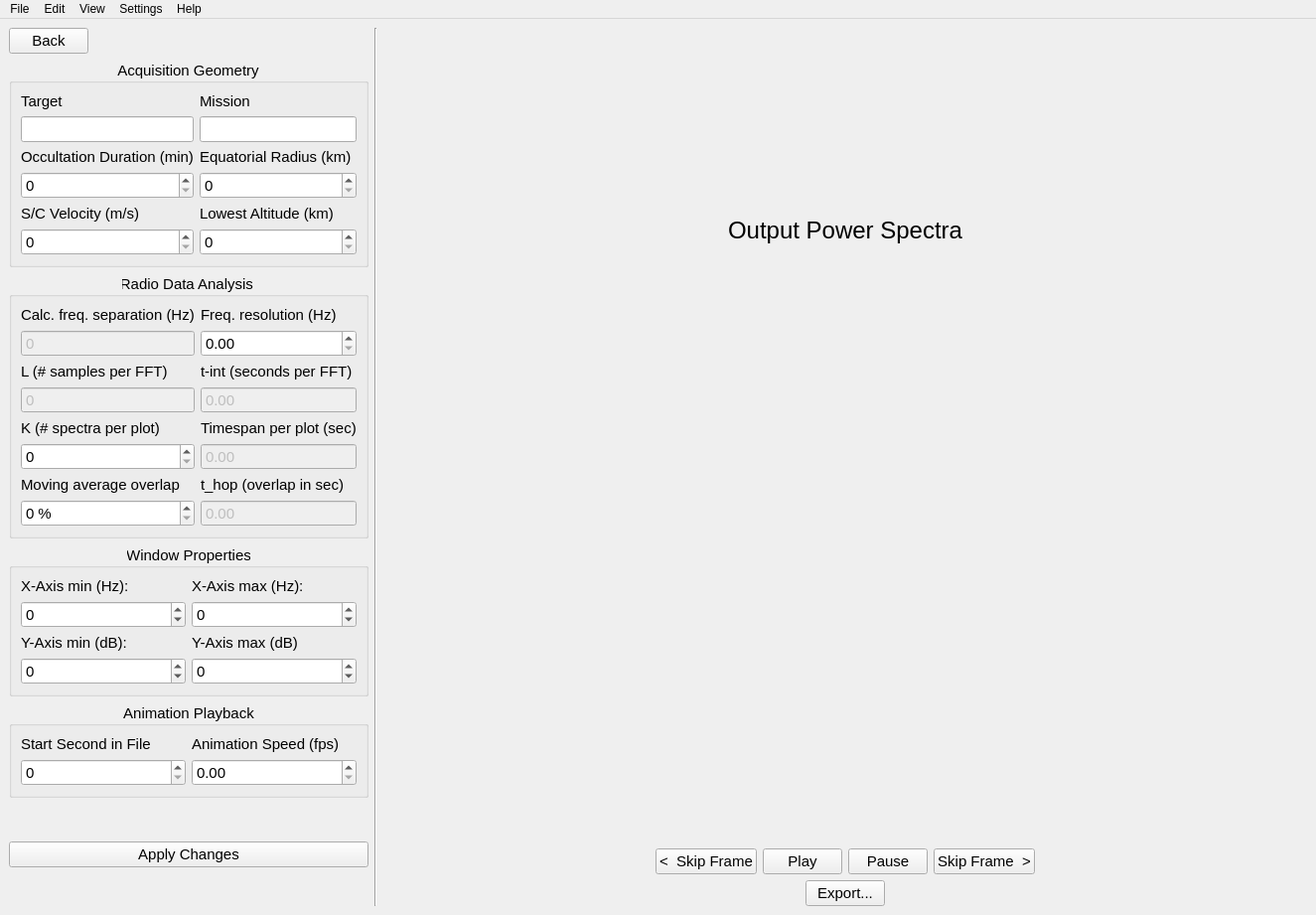
<?xml version="1.0" encoding="UTF-8"?>
<ui version="4.0">
 <class>MainWindow</class>
 <widget class="QMainWindow" name="MainWindow">
  <property name="geometry">
   <rect>
    <x>0</x>
    <y>0</y>
    <width>1325</width>
    <height>921</height>
   </rect>
  </property>
  <property name="font">
   <font>
    <family>Arial</family>
    <pointsize>9</pointsize>
    <weight>50</weight>
    <bold>false</bold>
   </font>
  </property>
  <property name="windowTitle">
   <string>MainWindow</string>
  </property>
  <widget class="QWidget" name="centralwidget">
   <property name="font">
    <font>
     <pointsize>9</pointsize>
    </font>
   </property>
   <layout class="QGridLayout" name="gridLayout">
    <item row="1" column="2">
     <layout class="QHBoxLayout" name="horizontalLayout" stretch="1,1,5">
      <item>
       <layout class="QVBoxLayout" name="vlayout_left">
        <item>
         <layout class="QHBoxLayout" name="horizontalLayout_7">
          <item>
           <widget class="QPushButton" name="btn_back">
            <property name="font">
             <font>
              <pointsize>11</pointsize>
             </font>
            </property>
            <property name="text">
             <string>Back</string>
            </property>
           </widget>
          </item>
          <item>
           <spacer name="horizontalSpacer_5">
            <property name="orientation">
             <enum>Qt::Horizontal</enum>
            </property>
            <property name="sizeHint" stdset="0">
             <size>
              <width>40</width>
              <height>20</height>
             </size>
            </property>
           </spacer>
          </item>
         </layout>
        </item>
        <item>
         <widget class="QGroupBox" name="group_aq_geometry">
          <property name="font">
           <font>
            <family>Arial</family>
            <pointsize>11</pointsize>
           </font>
          </property>
          <property name="title">
           <string>Acquisition Geometry</string>
          </property>
          <property name="alignment">
           <set>Qt::AlignCenter</set>
          </property>
          <layout class="QGridLayout" name="gridLayout_3">
           <item row="0" column="0">
            <widget class="QLabel" name="lbl_target">
             <property name="font">
              <font>
               <family>Arial</family>
               <pointsize>11</pointsize>
              </font>
             </property>
             <property name="text">
              <string>Target</string>
             </property>
            </widget>
           </item>
           <item row="2" column="0">
            <widget class="QLabel" name="lbl_occ_duration">
             <property name="font">
              <font>
               <family>Arial</family>
               <pointsize>11</pointsize>
              </font>
             </property>
             <property name="text">
              <string>Occultation Duration (min)</string>
             </property>
            </widget>
           </item>
           <item row="2" column="1">
            <widget class="QLabel" name="lbl_eq_radius">
             <property name="font">
              <font>
               <family>Arial</family>
               <pointsize>11</pointsize>
              </font>
             </property>
             <property name="text">
              <string>Equatorial Radius (km)</string>
             </property>
            </widget>
           </item>
           <item row="0" column="1">
            <widget class="QLabel" name="lbl_mission">
             <property name="font">
              <font>
               <family>Arial</family>
               <pointsize>11</pointsize>
              </font>
             </property>
             <property name="text">
              <string>Mission</string>
             </property>
            </widget>
           </item>
           <item row="4" column="1">
            <widget class="QLabel" name="lbl_lowest_alt">
             <property name="font">
              <font>
               <family>Arial</family>
               <pointsize>11</pointsize>
              </font>
             </property>
             <property name="text">
              <string>Lowest Altitude (km)</string>
             </property>
            </widget>
           </item>
           <item row="4" column="0">
            <widget class="QLabel" name="lbl_sc_veolcity">
             <property name="font">
              <font>
               <family>Arial</family>
               <pointsize>11</pointsize>
              </font>
             </property>
             <property name="text">
              <string>S/C Velocity (m/s)</string>
             </property>
            </widget>
           </item>
           <item row="3" column="0">
            <widget class="QDoubleSpinBox" name="spin_occ_duration">
             <property name="decimals">
              <number>0</number>
             </property>
             <property name="maximum">
              <double>1000.000000000000000</double>
             </property>
            </widget>
           </item>
           <item row="3" column="1">
            <widget class="QDoubleSpinBox" name="spin_eq_radius">
             <property name="decimals">
              <number>0</number>
             </property>
             <property name="maximum">
              <double>100000.000000000000000</double>
             </property>
            </widget>
           </item>
           <item row="5" column="0">
            <widget class="QDoubleSpinBox" name="spin_sc_velocity">
             <property name="decimals">
              <number>0</number>
             </property>
             <property name="maximum">
              <double>10000.000000000000000</double>
             </property>
            </widget>
           </item>
           <item row="5" column="1">
            <widget class="QDoubleSpinBox" name="spin_lowest_alt">
             <property name="decimals">
              <number>0</number>
             </property>
             <property name="maximum">
              <double>10000.000000000000000</double>
             </property>
            </widget>
           </item>
           <item row="1" column="0">
            <widget class="QLineEdit" name="line_edit_target">
             <property name="readOnly">
              <bool>true</bool>
             </property>
            </widget>
           </item>
           <item row="1" column="1">
            <widget class="QLineEdit" name="line_edit_mission">
             <property name="readOnly">
              <bool>true</bool>
             </property>
            </widget>
           </item>
          </layout>
         </widget>
        </item>
        <item>
         <widget class="QGroupBox" name="group_radio_analysis">
          <property name="font">
           <font>
            <family>Arial</family>
            <pointsize>11</pointsize>
           </font>
          </property>
          <property name="title">
           <string>Radio Data Analysis </string>
          </property>
          <property name="alignment">
           <set>Qt::AlignCenter</set>
          </property>
          <layout class="QGridLayout" name="gridLayout_4">
           <item row="0" column="0">
            <widget class="QLabel" name="lbl_freq_separation">
             <property name="font">
              <font>
               <family>Arial</family>
               <pointsize>11</pointsize>
              </font>
             </property>
             <property name="text">
              <string>Calc. freq. separation (Hz)</string>
             </property>
            </widget>
           </item>
           <item row="5" column="0">
            <widget class="QDoubleSpinBox" name="spin_k_spec">
             <property name="enabled">
              <bool>true</bool>
             </property>
             <property name="font">
              <font>
               <family>Arial</family>
               <pointsize>11</pointsize>
              </font>
             </property>
             <property name="decimals">
              <number>0</number>
             </property>
             <property name="maximum">
              <double>1000.000000000000000</double>
             </property>
            </widget>
           </item>
           <item row="3" column="1">
            <widget class="QDoubleSpinBox" name="spin_t_int">
             <property name="enabled">
              <bool>false</bool>
             </property>
             <property name="buttonSymbols">
              <enum>QAbstractSpinBox::NoButtons</enum>
             </property>
             <property name="decimals">
              <number>2</number>
             </property>
             <property name="maximum">
              <double>1000.000000000000000</double>
             </property>
            </widget>
           </item>
           <item row="4" column="0">
            <widget class="QLabel" name="lbl_k_spec">
             <property name="font">
              <font>
               <family>Arial</family>
               <pointsize>11</pointsize>
              </font>
             </property>
             <property name="text">
              <string>K (# spectra per plot)</string>
             </property>
            </widget>
           </item>
           <item row="7" column="1">
            <widget class="QDoubleSpinBox" name="spin_t_hop">
             <property name="enabled">
              <bool>false</bool>
             </property>
             <property name="buttonSymbols">
              <enum>QAbstractSpinBox::NoButtons</enum>
             </property>
             <property name="maximum">
              <double>1000.000000000000000</double>
             </property>
            </widget>
           </item>
           <item row="2" column="1">
            <widget class="QLabel" name="lbl_t_int">
             <property name="font">
              <font>
               <family>Arial</family>
               <pointsize>11</pointsize>
              </font>
             </property>
             <property name="text">
              <string>t-int (seconds per FFT)</string>
             </property>
            </widget>
           </item>
           <item row="5" column="1">
            <widget class="QDoubleSpinBox" name="spin_timespan">
             <property name="enabled">
              <bool>false</bool>
             </property>
             <property name="buttonSymbols">
              <enum>QAbstractSpinBox::NoButtons</enum>
             </property>
             <property name="maximum">
              <double>1000.000000000000000</double>
             </property>
            </widget>
           </item>
           <item row="0" column="1">
            <widget class="QLabel" name="lbl_freq_res">
             <property name="font">
              <font>
               <family>Arial</family>
               <pointsize>11</pointsize>
              </font>
             </property>
             <property name="text">
              <string>Freq. resolution (Hz)</string>
             </property>
            </widget>
           </item>
           <item row="4" column="1">
            <widget class="QLabel" name="lbl_timespan">
             <property name="font">
              <font>
               <family>Arial</family>
               <pointsize>11</pointsize>
              </font>
             </property>
             <property name="text">
              <string>Timespan per plot (sec)</string>
             </property>
            </widget>
           </item>
           <item row="2" column="0">
            <widget class="QLabel" name="lbl_l_win">
             <property name="font">
              <font>
               <family>Arial</family>
               <pointsize>11</pointsize>
              </font>
             </property>
             <property name="text">
              <string>L (# samples per FFT)</string>
             </property>
            </widget>
           </item>
           <item row="7" column="0">
            <widget class="QDoubleSpinBox" name="spin_moving_overlap">
             <property name="enabled">
              <bool>true</bool>
             </property>
             <property name="font">
              <font>
               <family>Arial</family>
               <pointsize>11</pointsize>
              </font>
             </property>
             <property name="suffix">
              <string> %</string>
             </property>
             <property name="decimals">
              <number>0</number>
             </property>
            </widget>
           </item>
           <item row="1" column="0">
            <widget class="QDoubleSpinBox" name="spin_freq_separation">
             <property name="enabled">
              <bool>false</bool>
             </property>
             <property name="buttonSymbols">
              <enum>QAbstractSpinBox::NoButtons</enum>
             </property>
             <property name="decimals">
              <number>0</number>
             </property>
             <property name="maximum">
              <double>1000.000000000000000</double>
             </property>
            </widget>
           </item>
           <item row="1" column="1">
            <widget class="QDoubleSpinBox" name="spin_freq_res">
             <property name="enabled">
              <bool>true</bool>
             </property>
             <property name="font">
              <font>
               <family>Arial</family>
               <pointsize>11</pointsize>
              </font>
             </property>
             <property name="decimals">
              <number>2</number>
             </property>
             <property name="maximum">
              <double>1000.000000000000000</double>
             </property>
             <property name="singleStep">
              <double>0.010000000000000</double>
             </property>
            </widget>
           </item>
           <item row="6" column="0">
            <widget class="QLabel" name="lbl_moving_overlap">
             <property name="font">
              <font>
               <family>Arial</family>
               <pointsize>11</pointsize>
              </font>
             </property>
             <property name="text">
              <string>Moving average overlap</string>
             </property>
            </widget>
           </item>
           <item row="6" column="1">
            <widget class="QLabel" name="lbl_t_hop">
             <property name="font">
              <font>
               <family>Arial</family>
               <pointsize>11</pointsize>
              </font>
             </property>
             <property name="text">
              <string>t_hop (overlap in sec)</string>
             </property>
            </widget>
           </item>
           <item row="3" column="0">
            <widget class="QDoubleSpinBox" name="spin_l_win">
             <property name="enabled">
              <bool>false</bool>
             </property>
             <property name="buttonSymbols">
              <enum>QAbstractSpinBox::NoButtons</enum>
             </property>
             <property name="decimals">
              <number>0</number>
             </property>
             <property name="maximum">
              <double>1000000.000000000000000</double>
             </property>
            </widget>
           </item>
          </layout>
         </widget>
        </item>
        <item>
         <widget class="QGroupBox" name="group_wind_props">
          <property name="font">
           <font>
            <family>Arial</family>
            <pointsize>11</pointsize>
           </font>
          </property>
          <property name="title">
           <string>Window Properties</string>
          </property>
          <property name="alignment">
           <set>Qt::AlignCenter</set>
          </property>
          <layout class="QGridLayout" name="gridLayout_5">
           <item row="0" column="0">
            <widget class="QLabel" name="lbl_xmin">
             <property name="font">
              <font>
               <family>Arial</family>
               <pointsize>11</pointsize>
              </font>
             </property>
             <property name="text">
              <string>X-Axis min (Hz):</string>
             </property>
            </widget>
           </item>
           <item row="2" column="1">
            <widget class="QLabel" name="lbl_ymax">
             <property name="font">
              <font>
               <family>Arial</family>
               <pointsize>11</pointsize>
              </font>
             </property>
             <property name="text">
              <string>Y-Axis max (dB)</string>
             </property>
            </widget>
           </item>
           <item row="2" column="0">
            <widget class="QLabel" name="lbl_ymin">
             <property name="font">
              <font>
               <family>Arial</family>
               <pointsize>11</pointsize>
              </font>
             </property>
             <property name="text">
              <string>Y-Axis min (dB):</string>
             </property>
            </widget>
           </item>
           <item row="0" column="1">
            <widget class="QLabel" name="lbl_xmax">
             <property name="font">
              <font>
               <family>Arial</family>
               <pointsize>11</pointsize>
              </font>
             </property>
             <property name="text">
              <string>X-Axis max (Hz):</string>
             </property>
            </widget>
           </item>
           <item row="1" column="0">
            <widget class="QDoubleSpinBox" name="spin_xmin">
             <property name="decimals">
              <number>0</number>
             </property>
             <property name="minimum">
              <double>-10000.000000000000000</double>
             </property>
             <property name="maximum">
              <double>10000.000000000000000</double>
             </property>
            </widget>
           </item>
           <item row="1" column="1">
            <widget class="QDoubleSpinBox" name="spin_xmax">
             <property name="decimals">
              <number>0</number>
             </property>
             <property name="minimum">
              <double>-10000.000000000000000</double>
             </property>
             <property name="maximum">
              <double>10000.000000000000000</double>
             </property>
            </widget>
           </item>
           <item row="3" column="0">
            <widget class="QDoubleSpinBox" name="spin_ymin">
             <property name="decimals">
              <number>0</number>
             </property>
             <property name="minimum">
              <double>-1000.000000000000000</double>
             </property>
             <property name="maximum">
              <double>1000.000000000000000</double>
             </property>
            </widget>
           </item>
           <item row="3" column="1">
            <widget class="QDoubleSpinBox" name="spin_ymax">
             <property name="decimals">
              <number>0</number>
             </property>
             <property name="minimum">
              <double>-1000.000000000000000</double>
             </property>
             <property name="maximum">
              <double>1000.000000000000000</double>
             </property>
            </widget>
           </item>
          </layout>
         </widget>
        </item>
        <item>
         <widget class="QGroupBox" name="group_ani_playback">
          <property name="font">
           <font>
            <family>Arial</family>
            <pointsize>11</pointsize>
           </font>
          </property>
          <property name="title">
           <string>Animation Playback</string>
          </property>
          <property name="alignment">
           <set>Qt::AlignCenter</set>
          </property>
          <layout class="QGridLayout" name="gridLayout_2">
           <item row="1" column="1">
            <widget class="QDoubleSpinBox" name="spin_ani_speed">
             <property name="decimals">
              <number>2</number>
             </property>
             <property name="maximum">
              <double>10.000000000000000</double>
             </property>
            </widget>
           </item>
           <item row="1" column="0">
            <widget class="QDoubleSpinBox" name="spin_start_sec">
             <property name="decimals">
              <number>0</number>
             </property>
            </widget>
           </item>
           <item row="0" column="0">
            <widget class="QLabel" name="lbl_start_sec">
             <property name="text">
              <string>Start Second in File</string>
             </property>
            </widget>
           </item>
           <item row="0" column="1">
            <widget class="QLabel" name="lbl_ani_speed">
             <property name="text">
              <string>Animation Speed (fps)</string>
             </property>
            </widget>
           </item>
          </layout>
         </widget>
        </item>
        <item>
         <spacer name="verticalSpacer">
          <property name="orientation">
           <enum>Qt::Vertical</enum>
          </property>
          <property name="sizeHint" stdset="0">
           <size>
            <width>20</width>
            <height>40</height>
           </size>
          </property>
         </spacer>
        </item>
        <item>
         <widget class="QPushButton" name="btn_apply_changes">
          <property name="font">
           <font>
            <family>Arial</family>
            <pointsize>11</pointsize>
           </font>
          </property>
          <property name="text">
           <string>Apply Changes</string>
          </property>
         </widget>
        </item>
        <item>
         <spacer name="verticalSpacer_2">
          <property name="orientation">
           <enum>Qt::Vertical</enum>
          </property>
          <property name="sizeHint" stdset="0">
           <size>
            <width>20</width>
            <height>40</height>
           </size>
          </property>
         </spacer>
        </item>
       </layout>
      </item>
      <item>
       <widget class="Line" name="vline_center_divider">
        <property name="font">
         <font>
          <family>Arial</family>
          <pointsize>9</pointsize>
         </font>
        </property>
        <property name="orientation">
         <enum>Qt::Vertical</enum>
        </property>
       </widget>
      </item>
      <item>
       <layout class="QVBoxLayout" name="vlayout_right">
        <item>
         <widget class="QLabel" name="lbl_graph_header">
          <property name="font">
           <font>
            <family>Arial</family>
            <pointsize>18</pointsize>
           </font>
          </property>
          <property name="text">
           <string>Output Power Spectra</string>
          </property>
          <property name="alignment">
           <set>Qt::AlignCenter</set>
          </property>
         </widget>
        </item>
        <item>
         <widget class="BSRAnimation" name="animation_widget" native="true"/>
        </item>
        <item>
         <layout class="QHBoxLayout" name="horizontalLayout_3">
          <item>
           <spacer name="horizontalSpacer">
            <property name="orientation">
             <enum>Qt::Horizontal</enum>
            </property>
            <property name="sizeHint" stdset="0">
             <size>
              <width>40</width>
              <height>20</height>
             </size>
            </property>
           </spacer>
          </item>
          <item>
           <widget class="QPushButton" name="btn_prev_frame">
            <property name="font">
             <font>
              <pointsize>11</pointsize>
             </font>
            </property>
            <property name="text">
             <string>&lt;  Skip Frame</string>
            </property>
           </widget>
          </item>
          <item>
           <widget class="QPushButton" name="btn_play">
            <property name="font">
             <font>
              <pointsize>11</pointsize>
             </font>
            </property>
            <property name="text">
             <string>Play</string>
            </property>
           </widget>
          </item>
          <item>
           <widget class="QPushButton" name="btn_pause">
            <property name="font">
             <font>
              <pointsize>11</pointsize>
             </font>
            </property>
            <property name="text">
             <string>Pause</string>
            </property>
           </widget>
          </item>
          <item>
           <widget class="QPushButton" name="btn_next_frame">
            <property name="font">
             <font>
              <pointsize>11</pointsize>
             </font>
            </property>
            <property name="text">
             <string>Skip Frame  &gt;</string>
            </property>
           </widget>
          </item>
          <item>
           <spacer name="horizontalSpacer_2">
            <property name="orientation">
             <enum>Qt::Horizontal</enum>
            </property>
            <property name="sizeHint" stdset="0">
             <size>
              <width>40</width>
              <height>20</height>
             </size>
            </property>
           </spacer>
          </item>
         </layout>
        </item>
        <item>
         <layout class="QHBoxLayout" name="horizontalLayout_5">
          <item>
           <spacer name="horizontalSpacer_3">
            <property name="orientation">
             <enum>Qt::Horizontal</enum>
            </property>
            <property name="sizeHint" stdset="0">
             <size>
              <width>40</width>
              <height>20</height>
             </size>
            </property>
           </spacer>
          </item>
          <item>
           <widget class="QPushButton" name="btn_export">
            <property name="enabled">
             <bool>true</bool>
            </property>
            <property name="font">
             <font>
              <family>Arial</family>
              <pointsize>11</pointsize>
             </font>
            </property>
            <property name="text">
             <string>Export...</string>
            </property>
           </widget>
          </item>
          <item>
           <spacer name="horizontalSpacer_4">
            <property name="orientation">
             <enum>Qt::Horizontal</enum>
            </property>
            <property name="sizeHint" stdset="0">
             <size>
              <width>40</width>
              <height>20</height>
             </size>
            </property>
           </spacer>
          </item>
         </layout>
        </item>
       </layout>
      </item>
     </layout>
    </item>
   </layout>
  </widget>
  <widget class="QMenuBar" name="menubar">
   <property name="geometry">
    <rect>
     <x>0</x>
     <y>0</y>
     <width>1325</width>
     <height>26</height>
    </rect>
   </property>
   <widget class="QMenu" name="menuFile">
    <property name="title">
     <string>File</string>
    </property>
   </widget>
   <widget class="QMenu" name="menuEdit">
    <property name="title">
     <string>Edit</string>
    </property>
   </widget>
   <widget class="QMenu" name="menuView">
    <property name="title">
     <string>View</string>
    </property>
   </widget>
   <widget class="QMenu" name="menuSettings">
    <property name="title">
     <string>Settings</string>
    </property>
   </widget>
   <widget class="QMenu" name="menuHelp">
    <property name="font">
     <font>
      <family>Arial</family>
     </font>
    </property>
    <property name="title">
     <string>Help</string>
    </property>
   </widget>
   <addaction name="menuFile"/>
   <addaction name="menuEdit"/>
   <addaction name="menuView"/>
   <addaction name="menuSettings"/>
   <addaction name="menuHelp"/>
  </widget>
  <action name="actionView">
   <property name="text">
    <string>View</string>
   </property>
  </action>
 </widget>
 <customwidgets>
  <customwidget>
   <class>BSRAnimation</class>
   <extends>QWidget</extends>
   <header>animation</header>
   <container>1</container>
  </customwidget>
 </customwidgets>
 <resources/>
 <connections/>
</ui>
